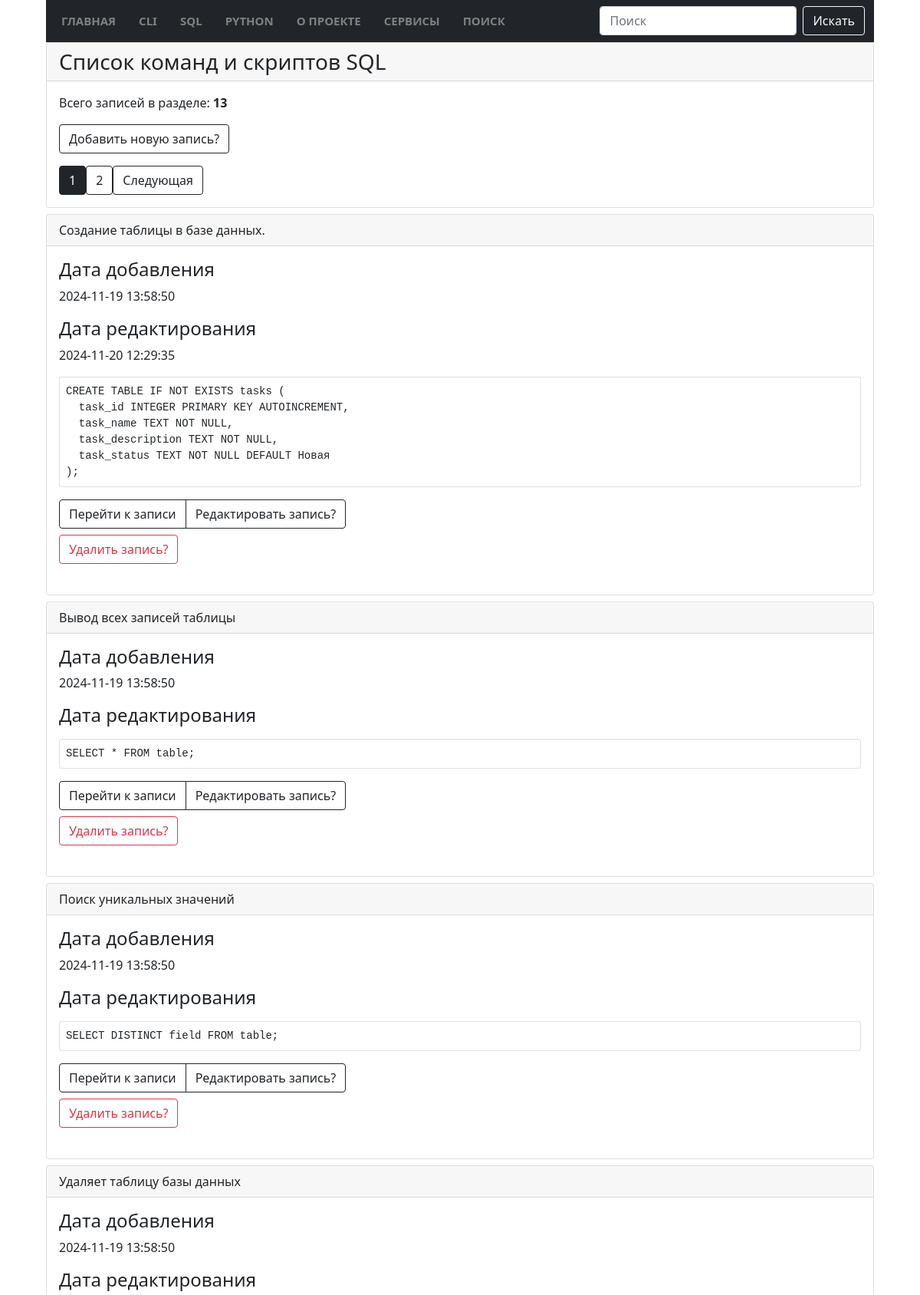
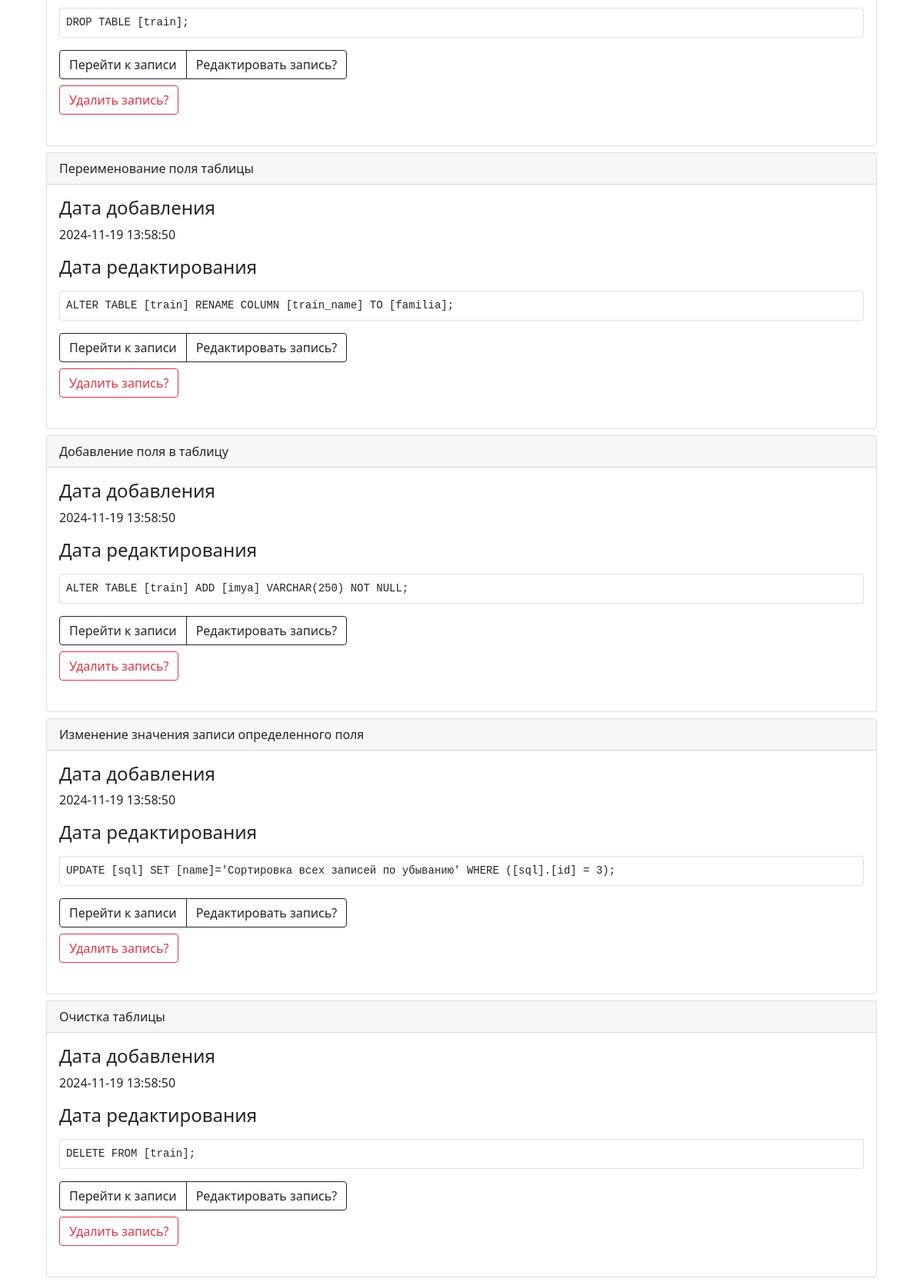
The app's page /sql (upper part) with its own data (2 pictures, top to bottom).
### tables this page shows
CREATE TABLE "sql" (
  [sql_id] INTEGER PRIMARY KEY AUTOINCREMENT,
  [sql_name] TEXT NOT NULL,
  [sql_command] TEXT NOT NULL,
  [sql_date_add] TIMESTAMP DEFAULT CURRENT_TIMESTAMP,
  [sql_date_edit] TEXT
);

### modules/sql/sql_list_commands.py (the view)
@bp.route("/sql")
def sql_list_commands():
    page = request.args.get('page', 1, type=int)
    conn = connect.get_db_connection()
    cur = conn.cursor()
    sql_list_count = int(cur.execute("SELECT COUNT(*) FROM sql").fetchone()[0])
    offset = (page - 1) * PER_PAGE
    sql_list = conn.execute(
        "SELECT * FROM sql ORDER BY 1 DESC LIMIT ? OFFSET ?",
        (PER_PAGE, offset)
    ).fetchall()
    conn.close()
    total_pages = (sql_list_count + PER_PAGE - 1) // PER_PAGE
    return render_template("sql/sql_list_commands.html",
                           sql_list=sql_list,
                           sql_list_count=sql_list_count,
                           page=page,
                           total_pages=total_pages,
                           )

### modules/connect.py (called while the page is built)
def get_db_connection():
    db_path = os.path.join(BASE_DIR, '../database.db')
    conn = sqlite3.connect(db_path)
    conn.row_factory = sqlite3.Row
    return conn

### templates/sql/sql_list_commands.html (shortened to what this page needs)
{% extends "base.html" %} {% block title %}Команды sql{% endblock %} {% block content %}
<div class="card mb-2">
   <div class="card-header h3">Список команд и скриптов SQL</div>
   <div class="card-body">
      <p class="card-text">Всего записей в разделе: <b>{{ sql_list_count }}</b></p>
      <p class="card-text">
         <a href="{{ url_for('add_sql_command.add_sql_command') }}" class="btn btn-outline-dark">Добавить новую
            запись?</a>
      </p>
      <div class="pagination">
         {% for p in range(1, total_pages + 1) %}
             <a href="{{ url_for('sql_list_commands.sql_list_commands', page=p) }}" class="btn btn-outline-dark {% if p == page %}active{% endif %}">{{ p }}</a>
         {% endfor %}
         {% if page < total_pages %}
             <a href="{{ url_for('sql_list_commands.sql_list_commands', page=page+1) }}" class="btn btn-outline-dark">Следующая</a>
         {% endif %}
      </div>
   </div>
</div>
<div class="container-index-page">
   {% for sql_list in sql_list %}
   <div class="card mb-2">
      <div class="card-header">{{ sql_list['sql_name'] }}</div>
      <div class="card-body">
         <h4>Дата добавления</h4>
         <p class="card-text">
            {{ sql_list['sql_date_add'] }}
         </p>
         <h4>Дата редактирования</h4>
         <p class="card-text">
            {{ sql_list['sql_date_edit'] }}
         </p>
         <p class="card-text">
         <pre class="card p-2">{{ sql_list['sql_command'] }}</pre>
         </p>
         <p class="card-text">
         <div class="btn-group pb-2" role="group" aria-label="...">
            <a href="{{ url_for('get_post_sql_command.get_post_sql_command', sql_id=sql_list['sql_id']) }}"
               class="btn btn-outline-dark">Перейти к записи</a>
            <a href="{{ url_for('edit_sql_command.edit_sql_command', sql_id=sql_list['sql_id']) }}"
               class="btn btn-outline-dark">Редактировать запись?</a>
         </div>
         <form action="{{ url_for('delete_sql_command.delete_sql_command', sql_id=sql_list['sql_id'])}}" method="POST"
            class="pb-2">
            <input type="submit" class="btn btn-outline-danger" value="Удалить запись?"
               onclick="return confirm('Вы точно уверены что хотите удалить запись?')" />
         </form>
         </p>
      </div>
   </div>
   {% endfor %}
</div>
{% endblock %}

### templates/base.html (shortened to what this page needs)
<!doctype html>
<html>
<head>
    <link href="https://cdn.jsdelivr.net/npm/bootstrap@5.0.2/dist/css/bootstrap.min.css" rel="stylesheet"
>
    <link href="{{ url_for('static', filename='styles.css') }}" rel="stylesheet">
</head>
<body>
    {% include 'navbar.html' %}
    {% block content %}
    {% endblock %}
</body>
</html>

### templates/navbar.html (shortened to what this page needs)
<nav class="navbar navbar-expand-lg navbar navbar-dark bg-dark">
  <div class="container-fluid">
    <div class="collapse navbar-collapse" id="navbarNav">
      <ul class="navbar-nav">
        <li class="nav-item">
          <a class="nav-link" href="{{ url_for('index.index') }}">Главная</a>
        </li>
        <li class="nav-item">
          <a class="nav-link" href="{{ url_for('cli_posts.cli_posts') }}">CLI</a>
        </li>
        <li class="nav-item">
          <a class="nav-link" href="{{ url_for('sql_list_commands.sql_list_commands') }}">SQL</a>
        </li>
        <li class="nav-item">
          <a class="nav-link" href="{{ url_for('python_list_commands.python_list_commands') }}">Python</a>
        </li>
        <li class="nav-item">
          <a class="nav-link" href="{{ url_for('about.about_list') }}">О проекте</a>
        </li>
        <li class="nav-item">
          <a class="nav-link" href="{{ url_for('services.services') }}">Сервисы</a>
        </li>
        <li class="nav-item">
          <a class="nav-link" href="{{ url_for('search.search') }}">Поиск</a>
        </li>
      </ul>
    </div>
    <form class="d-flex" action="/search" method="post" role="search">
      <input class="form-control me-2" type="text" placeholder="Поиск" aria-label="Search" name="search_term" id="search_term" required>
      <button class="btn btn-outline-light" type="submit">Искать</button>
    </form>
  </div>
</nav>

### static/styles.css (style rules this page uses)
body { width: 90%; margin: auto; }
a { color: black; text-decoration: none; }
.navbar-dark .navbar-nav .nav-link { text-transform: uppercase; color: grey; margin-right: 14px; font-weight: 700; font-size: 15px; }
.container-index-page { display: grid; }

### records on screen
sql: sql_name "Создание таблицы в базе данных.", sql_date_add "2024-11-19 13:58:50", sql_date_edit "2024-11-20 12:29:35", sql_command "CREATE TABLE IF NOT EXISTS tasks ( task_id INTEGER PRIMARY KEY AUTOINCREMENT, task_name TEXT NOT NULL, task_description TEXT NOT NULL, task_status TEXT NOT NULL DEFAULT Новая );"
sql: sql_name "Вывод всех записей таблицы", sql_date_add "2024-11-19 13:58:50", sql_command "SELECT * FROM table;"
sql: sql_name "Поиск уникальных значений", sql_date_add "2024-11-19 13:58:50", sql_command "SELECT DISTINCT field FROM table;"
sql: sql_name "Удаляет таблицу базы данных", sql_date_add "2024-11-19 13:58:50", sql_command "DROP TABLE [train];"
sql: sql_name "Переименование поля таблицы", sql_date_add "2024-11-19 13:58:50", sql_command "ALTER TABLE [train] RENAME COLUMN [train_name] TO [familia];"
sql: sql_name "Добавление поля в таблицу", sql_date_add "2024-11-19 13:58:50", sql_command "ALTER TABLE [train] ADD [imya] VARCHAR(250) NOT NULL;"
sql: sql_name "Изменение значения записи определенного поля", sql_date_add "2024-11-19 13:58:50", sql_command "UPDATE [sql] SET [name]='Сортировка всех записей по убыванию' WHERE ([sql].[id] = 3);"
sql: sql_name "Очистка таблицы", sql_date_add "2024-11-19 13:58:50", sql_command "DELETE FROM [train];"

### other values on screen
{{ sql_list_count }} "13"
{{ p }} "1" "2"
